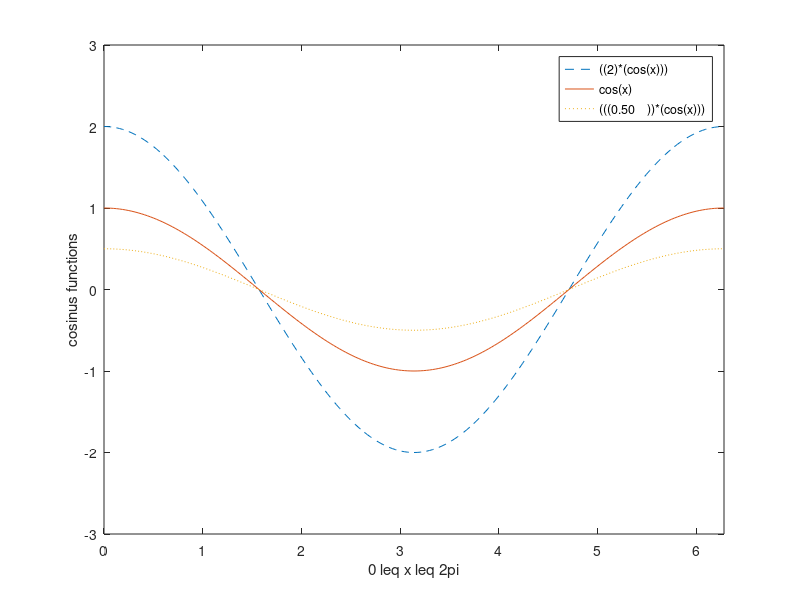

Write the MATLAB code that produced this figure.
_code_git_version="0e5a4a043f760668f184e60917bf9624a1ac6b55";
_code_repository="https://github.com/plops/cl-m-generator/tree/master/example/01_simple/source/run_00_start.m";
_code_generation_time="22:38:43 of Sunday, 2020-11-29 (GMT+1)";
;
;
x=((1)+(((2)*(3))));
;
format short;
y=((((1)/(((2)+(((3)^(2)))))))+(((((4)/(5)))*(((6)/(7))))));
;
format long;
y;
clear;
who;
;
x=((1)+(((2)*(3))));

format short
y=((((1)/(((2)+(((3)^(2)))))))+(((((4)/(5)))*(((6)/(7))))));

format long
y
clear
who
;
x=[1, 2, 3, 4, 5, 6];
y=[3, -1, 2, 4, 5, 1];
;
plot(x, y);
;
x=0:((pi)/(100)):((2)*(pi));
y=sin(x);
;
plot(x, y);
xlabel("x=0:2\pi");
ylabel("sine of x");
title("plot of sine function");
;
%% multiple datasets in one plot
;
x=0:((pi)/(100)):((2)*(pi));
;
y1=((2)*(cos(x)));
;
y2=cos(x);
;
y3=(((0.50    ))*(cos(x)));
;
plot(x, y1, "--", x, y2, "-", x, y3, ":");
xlabel("0 \leq x \leq 2\pi");
ylabel("cosinus functions");
legend("((2)*(cos(x)))", "cos(x)", "(((0.50    ))*(cos(x)))");
axis([0, ((2)*(pi)), -3, 3]);
;
;
v=[1, 4, 7, 10, 13];
w=[1; 4; 7; 10; 13];
;
w2=transpose(v);
;
;
v(1:3)
v(3:end)
v(:)
v(1:end)
;
%% matrix example
;
A=[1 2 3;4 5 6;7 8 9;];
;
[m, n]=size(A);
;
B=[A ((10)*(A));-A [1 0 0;0 1 0;0 0 1;];];
;
C=((A).*(A));
;
;
x=((A)\([1; 1; 1]));
;
